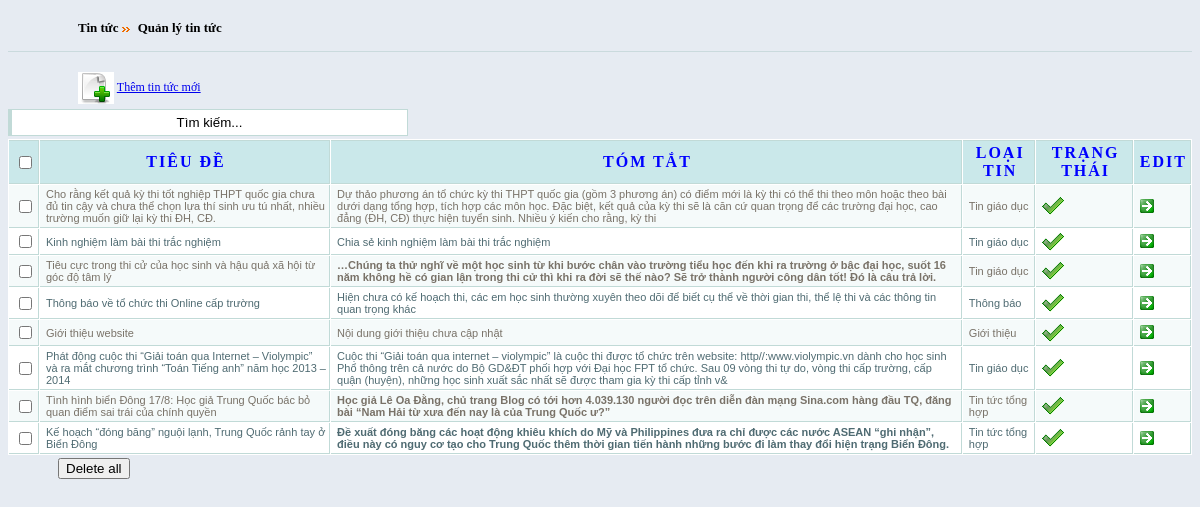
/1hong/tintuc_list.php, run on the app's committed database.
### tables this page shows
CREATE TABLE IF NOT EXISTS `xh_tintuc` (
  `id` int(11) NOT NULL AUTO_INCREMENT,
  `tieude` varchar(255) DEFAULT NULL,
  `tomtat` varchar(400) DEFAULT NULL,
  `chitiet` text,
  `hinhanh` varchar(255) DEFAULT NULL,
  `linhvuc` int(10) NOT NULL,
  `trangthai` int(11) NOT NULL,
  `ngaydang` varchar(30) NOT NULL,
  PRIMARY KEY (`id`)
);

CREATE TABLE IF NOT EXISTS `xh_tintuc_list` (
  `id` int(5) NOT NULL AUTO_INCREMENT,
  `loaitin` text NOT NULL,
  PRIMARY KEY (`id`)
);

### 1hong/tintuc_list.php (the view, shortened to what this page needs)
<html xmlns="http://www.w3.org/1999/xhtml" dir="ltr" lang="en-US">
<head profile="http://gmpg.org/xfn/11">
	<link href="src/facebox.css" media="screen" rel="stylesheet" type="text/css" />
	  <link rel="stylesheet" href="css/febestyle.css" type="text/css" media="screen" charset="utf-8">
<?php
			$counts=0;
			$rscount = mysql_query("SELECT * FROM xh_tintuc");
			while($rowscounts = mysql_fetch_array($rscount))
			{
				$counts++;
			}
?>
</head>
<body>
<div style="margin:20px 70px 10px; font-size:14px;">
<font size="2" face="Tahoma"><b>Tin tức<img src="images/bl3.gif" border="0" /> Quản lý tin tức</b></font></div>
<hr size="1" color="#cadadd" style="margin:15px auto;" />
<div style="margin:20px 70px auto;">
	<a href="?menu=tintuc_news"><img src="images/add_new.gif" align="absmiddle" border="0" /></a> <a href="?menu=tintuc_news">Thêm tin tức mới</a>
</div>
<div class='wrapper'>
  <input id="filter" type="text" value="Tìm kiếm..." onClick="if(this.value=='Tìm kiếm...')this.value='';" onBlur="if(this.value=='')this.value='Tìm kiếm...';" name="filter" />
  <form action="?menu=tintuc_delete" method="post">
    <table cellpadding="1" cellspacing="1" id="resultTable">
			<thead>
				<tr>
					<th><input type="checkbox" name="checkid[]" id="checkid" value="<?=$counts?>" onClick="CheckALL(<?=$counts?>);" /></th>
					<th>Tiêu đề</th>
                    <th>Tóm tắt</th>
                    <th>Loại tin</th>
                    <th>trạng thái</th>
					<th>edit</th>
				</tr>
			</thead>
        <tbody>
		 <?php
			$results = mysql_query("SELECT * FROM xh_tintuc ");
			while($rows = mysql_fetch_array($results))
		{
		$glinhvuc=$rows["linhvuc"];
	$results1 = mysql_query("SELECT * FROM xh_tintuc_list WHERE id='$glinhvuc'");
	$rows1 = mysql_fetch_array($results1);
			$loaitin=$rows1['loaitin'];
		?>
            <tr class="tb_content">
            <td><input type="checkbox" name="selector[]" value="<?php echo $rows['id'];?>" /></td>
            <td><?php echo $rows["tieude"]?></td>
            <td><?php echo $rows["tomtat"]?></td>
            <td><?php echo $loaitin; ?></td>
            <td><?php echo $rows["trangthai"]==1?"<img src=\"images/true.gif\" />":"<img src=\"images/false.gif\" />"?></td>
            <td><a href="?menu=tintuc_edit&id=<?php echo $rows["id"]?>"><img src="images/go_right.gif" /></a></td>
	</tr>
	<?php
    }
    ?>
        </tbody>
    </table>
	<input type="submit" name="bnm" value="Delete all" style="margin:3px 50px auto;">
	</form>
</div>
  </body>
</html>

### 1hong/css/febestyle.css (style rules this page uses)
body { background: #E6EBF2; font-size: 12px; }
#resultTable { background-color: white; margin-top: 8px; width: 100%; color:#000000; margin:auto; }
#resultTable th.sortable { background: url("bg_header.jpg") no-repeat scroll 0 0 #CAE8EA; border-bottom: 1px solid #C1DAD7; border-right: 1px solid #C1DAD7; border-top: 1px solid #C1DAD7; color: #4F6B72; font: normal 11px; letter-spacing: 2px; padding: 3px 3px 3px 6px; text-align: left; text-transform: uppercase; color: #0000ff; cursor: pointer; text-decoration: none; text-align:center; font-weight: bold; }
#resultTable th { background: url("bg_header.jpg") no-repeat scroll 0 0 #CAE8EA; border-bottom: 1px solid #C1DAD7; border-right: 1px solid #C1DAD7; border-top: 1px solid #C1DAD7; color: #4F6B72; letter-spacing: 2px; padding: 3px 3px 3px 6px; text-align: left; text-transform: uppercase; color: #666; cursor: pointer; text-decoration: none; }
#resultTable td { background: none repeat scroll 0 0 #FFFFFF; border-bottom: 1px solid #C1DAD7; border-right: 1px solid #C1DAD7; color: #4F6B72; padding: 3px 3px 3px 6px; font: normal 11px "Trebuchet MS",Verdana,Arial,Helvetica,sans-serif; }
#resultTable td.odd { background: none repeat scroll 0 0 #F5FAFA; color: #797268; font: normal 11px "Trebuchet MS",Verdana,Arial,Helvetica,sans-serif; }
#filter { width: 400px; border: 1px solid #C1DAD7; border-left: 4px solid #C1DAD7; padding:5px; margin:5px 0 3px; text-align:center; }

### data on the page
xh_tintuc: tieude "Cho rằng kết quả kỳ thi tốt nghiệp THPT quốc gia chưa đủ tin cậy và chưa thể chọn lựa thí sinh ưu tú nhất, nhiều trường muốn giữ lại kỳ thi ĐH, CĐ.", tomtat "Dự thảo phương án tổ chức kỳ thi THPT quốc gia (gồm 3 phương án) có điểm mới là kỳ thi có thể thi theo môn hoặc theo bài dưới dạng tổng hợp, tích hợp các môn học. Đặc biệt, kết quả của kỳ thi sẽ là căn cứ quan trọng để các trường đại học, cao đẳng (ĐH, CĐ) thực hiện tuyển sinh. Nhiều ý kiến cho rằng, kỳ thi", xh_tintuc_list.loaitin "Tin giáo dục", trangthai 1 (drawn)
xh_tintuc: tieude "Kinh nghiệm làm bài thi trắc nghiệm", tomtat "Chia sẻ kinh nghiệm làm bài thi trắc nghiệm", xh_tintuc_list.loaitin "Tin giáo dục", trangthai 1 (drawn)
xh_tintuc: tieude "Tiêu cực trong thi cử của học sinh và hậu quả xã hội từ góc độ tâm lý", tomtat "…Chúng ta thử nghĩ về một học sinh từ khi bước chân vào trường tiểu học đến khi ra trường ở bậc đại học, suốt 16 năm không hề có gian lận trong thi cử thì khi ra đời sẽ thế nào? Sẽ trở thành người công dân tốt! Đó là câu trả lời.", xh_tintuc_list.loaitin "Tin giáo dục", trangthai 1 (drawn)
xh_tintuc: tieude "Thông báo về tổ chức thi Online cấp trường", tomtat "Hiện chưa có kế hoạch thi, các em học sinh thường xuyên theo dõi để biết cụ thể về thời gian thi, thể lệ thi và các thông tin quan trọng khác", xh_tintuc_list.loaitin "Thông báo", trangthai 1 (drawn)
xh_tintuc: tieude "Giới thiệu website", tomtat "Nội dung giới thiệu chưa cập nhật", xh_tintuc_list.loaitin "Giới thiệu", trangthai 1 (drawn)
xh_tintuc: tieude "Phát động cuộc thi “Giải toán qua Internet – Violympic” và ra mắt chương trình “Toán Tiếng anh” năm học 2013 – 2014", tomtat "Cuộc thi “Giải toán qua internet – violympic” là cuộc thi được tổ chức trên website: http//:www.violympic.vn dành cho học sinh Phổ thông trên cả nước do Bộ GD&ĐT phối hợp với Đại học FPT tổ chức. Sau 09 vòng thi tự do, vòng thi cấp trường, cấp quận (huyện), những học sinh xuất sắc nhất sẽ được tham gia kỳ thi cấp tỉnh v&", xh_tintuc_list.loaitin "Tin giáo dục", trangthai 1 (drawn)
xh_tintuc: tieude "Tình hình biển Đông 17/8: Học giả Trung Quốc bác bỏ quan điểm sai trái của chính quyền", tomtat "Học giả Lê Oa Đằng, chủ trang Blog có tới hơn 4.039.130 người đọc trên diễn đàn mạng Sina.com hàng đầu TQ, đăng bài “Nam Hải từ xưa đến nay là của Trung Quốc ư?”", xh_tintuc_list.loaitin "Tin tức tổng hợp", trangthai 1 (drawn)
xh_tintuc: tieude "Kế hoạch “đóng băng” nguội lạnh, Trung Quốc rảnh tay ở Biển Đông", tomtat "Đề xuất đóng băng các hoạt động khiêu khích do Mỹ và Philippines đưa ra chỉ được các nước ASEAN “ghi nhận”, điều này có nguy cơ tạo cho Trung Quốc thêm thời gian tiến hành những bước đi làm thay đổi hiện trạng Biển Đông.", xh_tintuc_list.loaitin "Tin tức tổng hợp", trangthai 1 (drawn)
